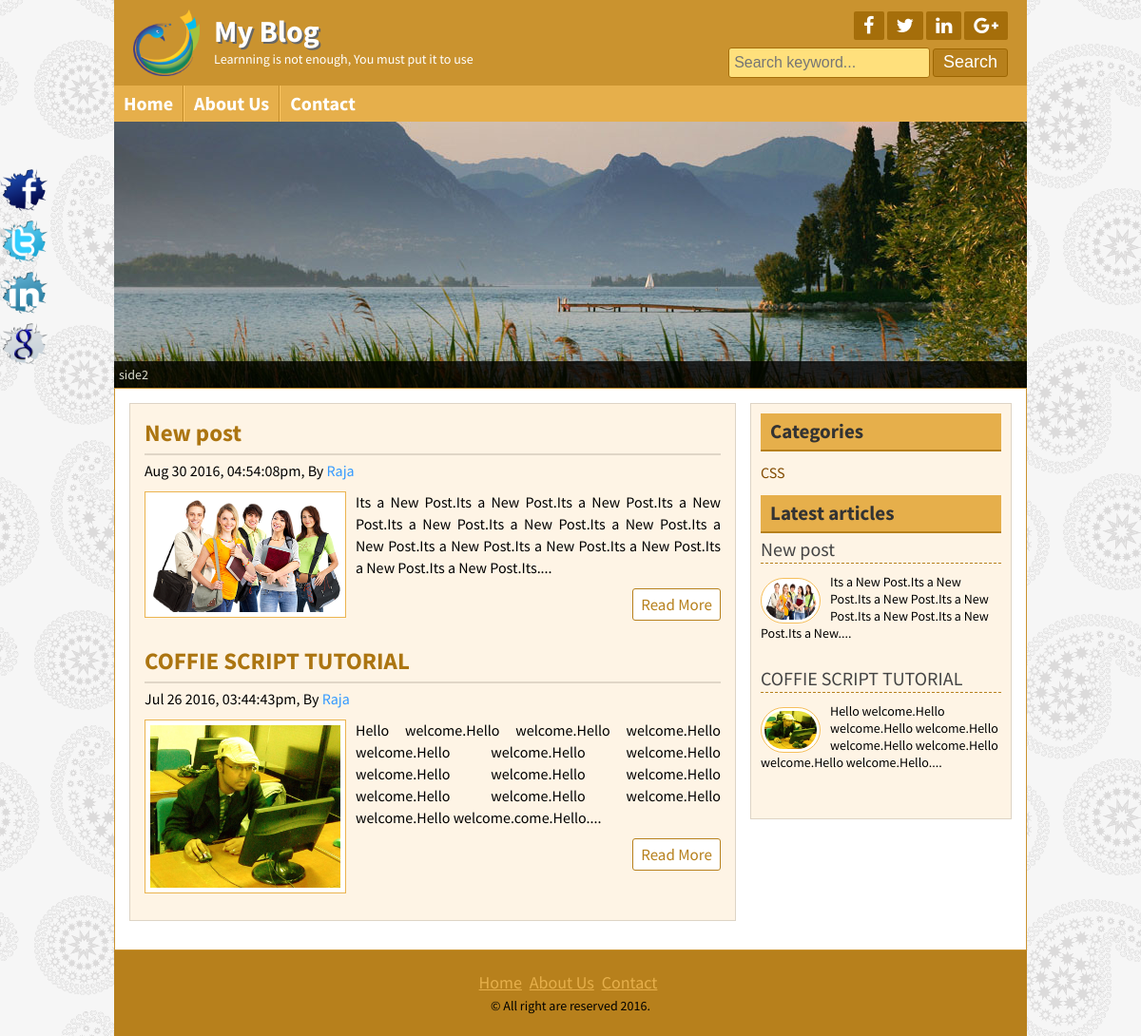
Page /Home/Category/5 on the committed database.
### tables this page shows
CREATE TABLE `title_slogan_table` (
  `id` int(11) NOT NULL,
  `title` varchar(255) NOT NULL,
  `slogan` varchar(255) NOT NULL,
  `logo` varchar(255) NOT NULL
);

CREATE TABLE `page_table` (
  `id` int(11) NOT NULL,
  `title` varchar(255) NOT NULL,
  `content` text NOT NULL
);

CREATE TABLE `content_table` (
  `id` int(11) NOT NULL,
  `title` varchar(255) NOT NULL,
  `author` varchar(255) NOT NULL,
  `category` int(11) NOT NULL,
  `content` text NOT NULL,
  `date` timestamp NOT NULL DEFAULT CURRENT_TIMESTAMP,
  `img` varchar(255) NOT NULL,
  `user_id` int(11) NOT NULL,
  `tag` varchar(255) NOT NULL,
  `description` varchar(255) NOT NULL
);

CREATE TABLE `category_table` (
  `id` int(11) NOT NULL,
  `category` varchar(255) NOT NULL
);

CREATE TABLE `copyright_table` (
  `id` int(11) NOT NULL,
  `copyright` varchar(255) NOT NULL
);

### config/db_connection.php (called while the page is built, shortened)
<?php
class DB{
	public $conn;
	public function __construct(){
		if(!isset($conn)){
			try{
				$this->conn=new PDO(DBSOFT.':host='.HOST.';dbname='.DBNAME,USERNAME,PASSWORD);
				$this->conn->setAttribute(PDO::ATTR_ERRMODE,PDO::ERRMODE_EXCEPTION);
			}
			catch(PDOException $e){
				echo $e->getMessage();
			}
		}
		return $this->conn;
	}
	public function __destruct(){
		$this->conn=NULL;
	}
	public function query($q){
		$s=$this->conn->prepare($q);
		$s->setFetchMode(PDO::FETCH_ASSOC);
		$s->execute();
		return $s;
	}
}
?>

### config/validation.php (called while the page is built, shortened)
<?php
	class validation{
		public static function valid($data){
			$data=trim($data);
			$data=stripslashes($data);
			$data=htmlspecialchars($data);
			return $data;
		}
	}
?>

### config/date.php (called while the page is built)
<?php
class date{
	public static function convert($t){
		return date('M d Y, h:i:sa',strtotime($t));
	}
}
?>

### category.php (the view, shortened to what this page needs)
<?php include_once 'view/header.php';?>
<?php
	if(isset($_GET['category']) && !empty($_GET['category'])){
		$cat = validation::valid($_GET['category']);
	}else{
		header('location: 404.php');
	}
	$database_conn	= new DB();
	$per_page 		= 3;
	if(isset($_GET['page']) && !empty($_GET['page'])){
		$page 		= $_GET['page'];
	}else{
		$page 		= 1;
	}
	$start 			= ($page-1)*$per_page;
	$query 			= "SELECT * FROM content_table WHERE category=$cat ORDER BY id DESC LIMIT $start,$per_page";
	$statement 		= $database_conn->query($query);
	$limit=200;
?>
<?php include 'view/slider.php';?>
	<div class="contentsection contemplete clear">
		<div class="maincontent clear">
		<?php
			while($row = $statement->fetch()){
			echo '<div class="samepost clear">
				<h2><a href="Home/Post/'.$row['id'].'">'.$row['title'].'</a></h2>
				<h4>'.date::convert($row['date']).', By <a href="Home/Search/1/'.$row['author'].'">'.$row['author'].'</a></h4>
				 <a href="Home/Post/'.$row['id'].'"><img src="post_image/'.$row['img'].'" alt="post image"/></a>
				<p>
					'.data_short::short($row['content'],$limit).'
				</p>
				<div class="readmore clear">
					<a href="Home/Post/'.$row['id'].'">Read More</a>
				</div>
			</div>';
		}
		?>
		</div>
		<?php include 'view/sidebar.php';?>
	</div>
<?php include 'view/footer.php';?>

### view/header.php (shortened to what this page needs)
<?php
include_once 'config/db_connection.php';
include_once 'config/date.php';
include_once 'config/data_short.php';
include_once 'config/validation.php';
?>
<!DOCTYPE html>
<html>
<head>
	<?php
		$pageid 	= NULL;
		$pagename 	= NULL;
	?>
	<link rel="stylesheet" href="font-awesome-4.5.0/css/font-awesome.css">
	<link rel="stylesheet" href="css/nivo-slider.css" type="text/css" media="screen" />
	<link rel="stylesheet" href="style.css">
</head>
<body>
	<div class="headersection templete clear">
		<a href="Home">
			<div class="logo">
				<?php
					$database_conn = new DB;
					$query 		   = "SELECT * FROM title_slogan_table";
					$statement     = $database_conn->query($query);
					$row 		   = $statement->fetch();
					if($statement->rowCount()>0){
				?>
				<img src="post_image/<?php echo $row['logo'];?>" alt="Logo"/>
				<h2><?php echo $row['title'];?></h2>
				<p><?php echo $row['slogan'];?></p>
				<?php }?>
			</div>
		</a>
		<div class="social clear">
			<div class="icon clear">
			<?php
				$query 		   = "SELECT * FROM social_table";
				$statement     = $database_conn->query($query);
				if($statement->rowCount()>0){
			?>
				<a href="#" target="_blank"><i class="fa fa-facebook"></i></a>
				<a href="#" target="_blank"><i class="fa fa-twitter"></i></a>
				<a href="#" target="_blank"><i class="fa fa-linkedin"></i></a>
				<a href="#" target="_blank"><i class="fa fa-google-plus"></i></a>
			<?php } ?>
			</div>
			<div class="searchbtn clear">
			<form action="Home/Search" method="post">
				<input type="text" name="search" placeholder="Search keyword..."/>
				<input type="submit" name="submit" value="Search"/>
			</form>
			</div>
		</div>
	</div>
<div class="navsection templete">
	<ul>
		<?php
			$query 		   = "SELECT * FROM page_table";
			$statement     = $database_conn->query($query);
		?>
		<li><a <?php if($pagename=='Home') echo 'id="active"';?> href="Home">Home</a></li>
		<?php
			if($statement->rowCount()>0){
				while($row = $statement->fetch()){
		?>
		<li><a <?php if($pageid==$row['id']) echo 'id="active"'; ?> href="Home/Page/<?php echo $row['id'];?>"><?php echo $row['title'];?></a></li>
		<?php } }?>
		<li><a <?php if($pagename=='contact') echo 'id="active"';?> href="Home/Contact">Contact</a></li>
	</ul>
</div>

### config/data_short.php (shortened to what this page needs)
<?php
class data_short{
	public static function short($data,$limit=200){
		$len=strlen($data);
		if($limit>$len){
			$limit=$len-4;
			$text=substr($data,0,$limit).'</p>';
		}else{
			$end=strpos($data,' ',$limit);
			if($end>0){
				$limit=$end;
			}
			$text=substr($data,0,$limit).'....</p>';
		}
		return $text;
	}
}
?>

### view/sidebar.php
<?php
$database_conn = new DB;
$query 		   = "SELECT DISTINCT category_table.category,category_table.id FROM category_table INNER JOIN content_table ON category_table.id=content_table.category";
$statement 	   = $database_conn->query($query);
?>
<div class="sidebar clear">
			<div class="samesidebar clear">
				<h2>Categories</h2>
					<ul>
						<?php
						while($row = $statement->fetch()){
							echo '<li><a href="Home/Category/'.$row['id'].'">'.$row['category'].'</a></li>';
					}
						?>
					</ul>
			</div>
	<?php
		$query 		= "SELECT * FROM content_table ORDER BY id DESC LIMIT 4";
		$statement  = $database_conn->query($query);
		$limit=100;
	?>
			<div class="samesidebar clear">
				<h2>Latest articles</h2>
				<?php
					while($row=$statement->fetch()){
					echo '<div class="popular clear">
						<h3><a href="Home/Post/'.$row['id'].'">'.$row['title'].'</a></h3>
						<a href="Home/Post/'.$row['id'].'"><img src="post_image/'.$row['img'].'" alt="post image"/></a>
						'.data_short::short($row['content'],$limit).'
					</div>';
				}
				?>
			</div>
		</div>

### view/footer.php (shortened to what this page needs)
	<div class="footersection templete clear">
	  <div class="footermenu clear">
		<ul>
			<?php
				$query 		   = "SELECT * FROM page_table";
				$statement     = $database_conn->query($query);
			?>
			<li><a href="Home">Home</a></li>
			<?php
				if($statement->rowCount()>0){
					while($row = $statement->fetch()){
			?>
				<li><a href="Home/Page/<?php echo $row['id'];?>"><?php echo $row['title'];?></a></li>
			<?php } }?>
			<li><a href="Home/Contact">Contact</a></li>
		</ul>
	  </div>
	<?php
	  $query = "SELECT * FROM copyright_table";
	  $statement = $database_conn->query($query);
	  $row 		 = $statement->fetch();
	?>
	  <p>&copy; <?php echo $row['copyright'].' '.date('Y').'.';?></p>
	</div>
	<?php
	  $query = "SELECT * FROM social_table";
	  $statement = $database_conn->query($query);
	  $row 		 = $statement->fetch();
	?>
	<div class="fixedicon clear">
		<a href="http://www.<?php echo $row['fb'];?>" target="_blank"><img src="images/fb.png" alt="Facebook"/></a>
		<a href="http://www.<?php echo $row['tw'];?>" target="_blank" ><img src="images/tw.png" alt="Twitter"/></a>
		<a href="http://www.<?php echo $row['ln'];?>" target="_blank" ><img src="images/in.png" alt="LinkedIn"/></a>
		<a href="http://www.<?php echo $row['gp'];?>" target="_blank" ><img src="images/gl.png" alt="GooglePlus"/></a>
	</div>
</body>
</html>

### rows in the picture
title_slogan_table: logo (picture), title "My Blog", slogan "Learnning is not enough, You must put it to use"
page_table: title "About Us"
content_table: title "New post", date "Aug 30 2016, 04:54:08pm", author "Raja", img (picture), content "Its a New Post.Its a New Post.Its a New Post.Its a New Post.Its a New Post.Its a New Post.Its a New Post.Its a New Post.Its a New Post.Its a New Post.Its a New Post.Its a New Post.Its a New Post.Its", content "Its a New Post.Its a New Post.Its a New Post.Its a New Post.Its a New Post.Its a New Post.Its a New"
content_table: title "COFFIE SCRIPT TUTORIAL", date "Jul 26 2016, 03:44:43pm", author "Raja", img (picture), content "Hello welcome.Hello welcome.Hello welcome.Hello welcome.Hello welcome.Hello welcome.Hello welcome.Hello welcome.Hello welcome.Hello welcome.Hello welcome.Hello welcome.Hello welcome.Hello welcome.come.Hello", content "Hello welcome.Hello welcome.Hello welcome.Hello welcome.Hello welcome.Hello welcome.Hello welcome.Hello"
category_table: category "CSS"
copyright_table: copyright "All right are reserved"
